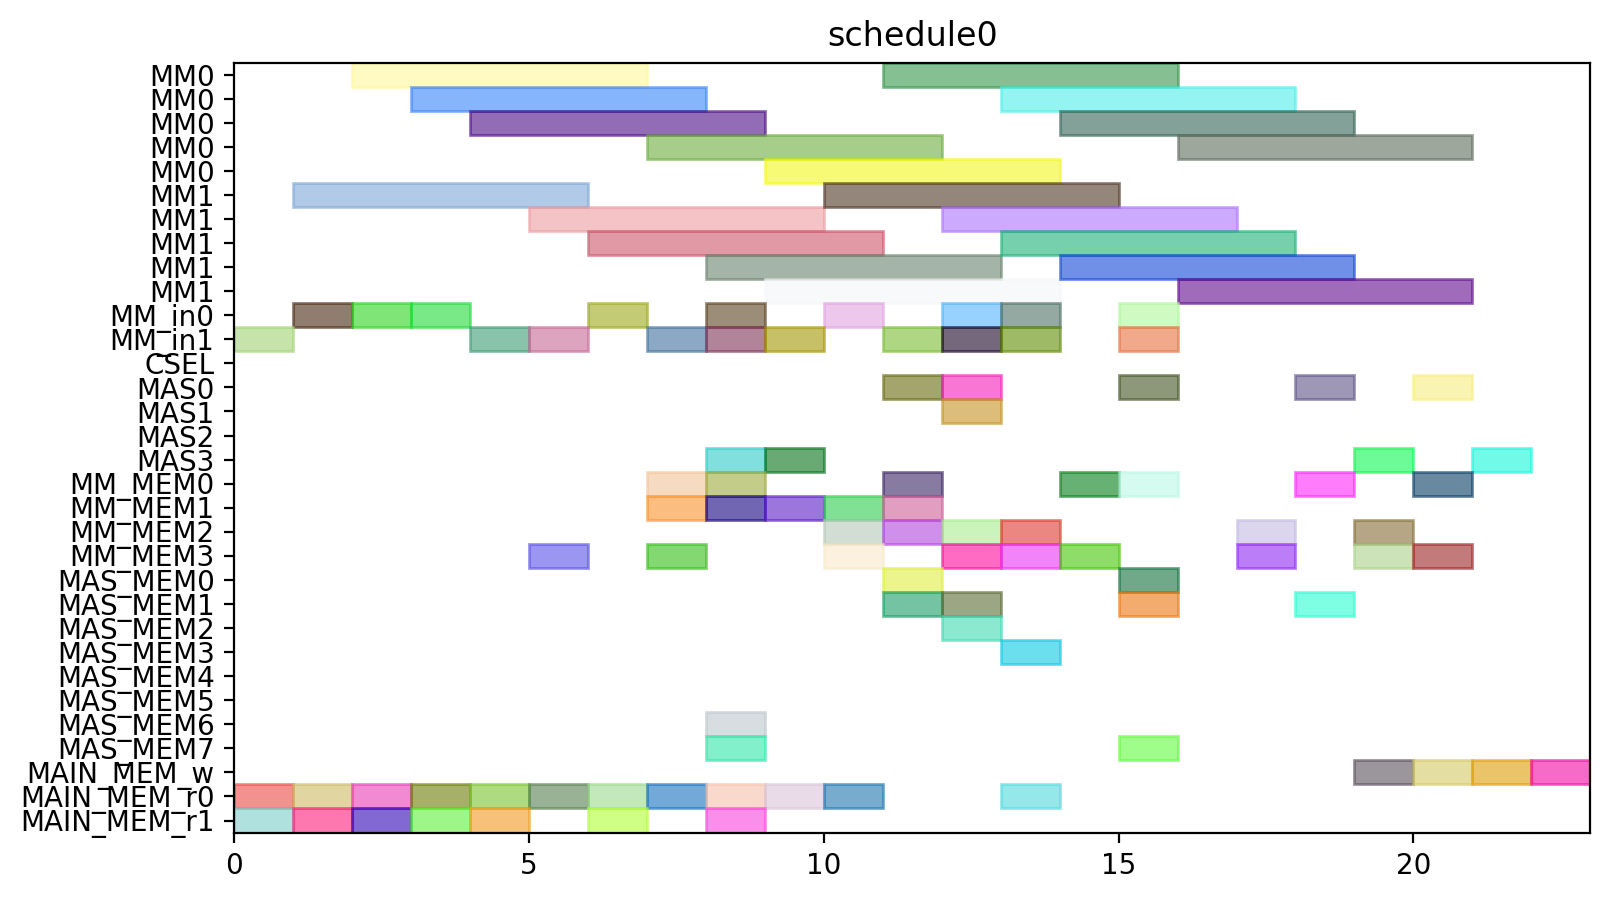

Write the Python code that produced this figure.
from pyschedule import Scenario, solvers, plotters, alt


def solve():
	horizon = 120
	S = Scenario("schedule0", horizon=horizon)

	# resource
	MM = S.Resources('MM', num=2, size=5)
	MM_in = S.Resources('MM_in', num=2)
	CSEL = S.Resource('CSEL')
	MAS = S.Resources('MAS', num=4, size=1, periods=range(1, horizon))
	MM_MEM = S.Resources('MM_MEM', num=4)
	MAS_MEM = S.Resources('MAS_MEM', num=8)
	MAIN_MEM_w = S.Resource('MAIN_MEM_w', size=1)
	MAIN_MEM_r = S.Resources('MAIN_MEM_r', num=2)

	# result of previous scheduling

	# new tasks
	T1 = S.Task('T1', length=5, delay_cost=1)
	T1 += alt(MM)
	T1_in = S.Task('T1_in', length=1, delay_cost=1)
	T1_in += alt(MM_in)
	S += T1_in*MM_in[0]<=T1*MM[0]
	S += T1_in*MM_in[1]<=T1*MM[1]
	T1_mem0 = S.Task('T1_mem0', length=1, delay_cost=1)
	T1_mem0 += MAIN_MEM_r[0]
	S += T1_mem0 <= T1

	T1_mem1 = S.Task('T1_mem1', length=1, delay_cost=1)
	T1_mem1 += MAIN_MEM_r[1]
	S += T1_mem1 <= T1

	T2 = S.Task('T2', length=5, delay_cost=1)
	T2 += alt(MM)
	T2_in = S.Task('T2_in', length=1, delay_cost=1)
	T2_in += alt(MM_in)
	S += T2_in*MM_in[0]<=T2*MM[0]
	S += T2_in*MM_in[1]<=T2*MM[1]
	T2_mem0 = S.Task('T2_mem0', length=1, delay_cost=1)
	T2_mem0 += MAIN_MEM_r[0]
	S += T2_mem0 <= T2

	T2_mem1 = S.Task('T2_mem1', length=1, delay_cost=1)
	T2_mem1 += MAIN_MEM_r[1]
	S += T2_mem1 <= T2

	T3 = S.Task('T3', length=5, delay_cost=1)
	T3 += alt(MM)
	T3_in = S.Task('T3_in', length=1, delay_cost=1)
	T3_in += alt(MM_in)
	S += T3_in*MM_in[0]<=T3*MM[0]
	S += T3_in*MM_in[1]<=T3*MM[1]
	T3_mem0 = S.Task('T3_mem0', length=1, delay_cost=1)
	T3_mem0 += MAIN_MEM_r[0]
	S += T3_mem0 <= T3

	T3_mem1 = S.Task('T3_mem1', length=1, delay_cost=1)
	T3_mem1 += MAIN_MEM_r[1]
	S += T3_mem1 <= T3

	T4 = S.Task('T4', length=5, delay_cost=1)
	T4 += alt(MM)
	T4_in = S.Task('T4_in', length=1, delay_cost=1)
	T4_in += alt(MM_in)
	S += T4_in*MM_in[0]<=T4*MM[0]
	S += T4_in*MM_in[1]<=T4*MM[1]
	T4_mem0 = S.Task('T4_mem0', length=1, delay_cost=1)
	T4_mem0 += MAIN_MEM_r[0]
	S += T4_mem0 <= T4

	T4_mem1 = S.Task('T4_mem1', length=1, delay_cost=1)
	T4_mem1 += MAIN_MEM_r[1]
	S += T4_mem1 <= T4

	T5 = S.Task('T5', length=5, delay_cost=1)
	T5 += alt(MM)
	T5_in = S.Task('T5_in', length=1, delay_cost=1)
	T5_in += alt(MM_in)
	S += T5_in*MM_in[0]<=T5*MM[0]
	S += T5_in*MM_in[1]<=T5*MM[1]
	T5_mem0 = S.Task('T5_mem0', length=1, delay_cost=1)
	T5_mem0 += MAIN_MEM_r[0]
	S += T5_mem0 <= T5

	T5_mem1 = S.Task('T5_mem1', length=1, delay_cost=1)
	T5_mem1 += MAIN_MEM_r[1]
	S += T5_mem1 <= T5

	T6 = S.Task('T6', length=5, delay_cost=1)
	T6 += alt(MM)
	T6_in = S.Task('T6_in', length=1, delay_cost=1)
	T6_in += alt(MM_in)
	S += T6_in*MM_in[0]<=T6*MM[0]
	S += T6_in*MM_in[1]<=T6*MM[1]
	T6_mem0 = S.Task('T6_mem0', length=1, delay_cost=1)
	T6_mem0 += MAIN_MEM_r[0]
	S += T6_mem0 <= T6

	T6_mem1 = S.Task('T6_mem1', length=1, delay_cost=1)
	T6_mem1 += MAIN_MEM_r[1]
	S += T6_mem1 <= T6

	T7 = S.Task('T7', length=5, delay_cost=1)
	T7 += alt(MM)
	T7_in = S.Task('T7_in', length=1, delay_cost=1)
	T7_in += alt(MM_in)
	S += T7_in*MM_in[0]<=T7*MM[0]
	S += T7_in*MM_in[1]<=T7*MM[1]
	T7_mem0 = S.Task('T7_mem0', length=1, delay_cost=1)
	T7_mem0 += MAIN_MEM_r[0]
	S += T7_mem0 <= T7

	T7_mem1 = S.Task('T7_mem1', length=1, delay_cost=1)
	T7_mem1 += MAIN_MEM_r[1]
	S += T7_mem1 <= T7

	T8 = S.Task('T8', length=5, delay_cost=1)
	T8 += alt(MM)
	T8_in = S.Task('T8_in', length=1, delay_cost=1)
	T8_in += alt(MM_in)
	S += T8_in*MM_in[0]<=T8*MM[0]
	S += T8_in*MM_in[1]<=T8*MM[1]
	T8_mem0 = S.Task('T8_mem0', length=1, delay_cost=1)
	T8_mem0 += MAIN_MEM_r[0]
	S += T8_mem0 <= T8

	T8_mem1 = S.Task('T8_mem1', length=1, delay_cost=1)
	T8_mem1 += alt(MM_MEM)
	S += (T1*MM[0])-1 < T8_mem1*MM_MEM[1]
	S += (T1*MM[1])-1 < T8_mem1*MM_MEM[3]
	S += T8_mem1 <= T8

	T9 = S.Task('T9', length=5, delay_cost=1)
	T9 += alt(MM)
	T9_in = S.Task('T9_in', length=1, delay_cost=1)
	T9_in += alt(MM_in)
	S += T9_in*MM_in[0]<=T9*MM[0]
	S += T9_in*MM_in[1]<=T9*MM[1]
	T9_mem0 = S.Task('T9_mem0', length=1, delay_cost=1)
	T9_mem0 += MAIN_MEM_r[0]
	S += T9_mem0 <= T9

	T9_mem1 = S.Task('T9_mem1', length=1, delay_cost=1)
	T9_mem1 += alt(MM_MEM)
	S += (T1*MM[0])-1 < T9_mem1*MM_MEM[1]
	S += (T1*MM[1])-1 < T9_mem1*MM_MEM[3]
	S += T9_mem1 <= T9

	T10 = S.Task('T10', length=5, delay_cost=1)
	T10 += alt(MM)
	T10_in = S.Task('T10_in', length=1, delay_cost=1)
	T10_in += alt(MM_in)
	S += T10_in*MM_in[0]<=T10*MM[0]
	S += T10_in*MM_in[1]<=T10*MM[1]
	T10_mem0 = S.Task('T10_mem0', length=1, delay_cost=1)
	T10_mem0 += MAIN_MEM_r[0]
	S += T10_mem0 <= T10

	T10_mem1 = S.Task('T10_mem1', length=1, delay_cost=1)
	T10_mem1 += alt(MM_MEM)
	S += (T3*MM[0])-1 < T10_mem1*MM_MEM[1]
	S += (T3*MM[1])-1 < T10_mem1*MM_MEM[3]
	S += T10_mem1 <= T10

	T11 = S.Task('T11', length=5, delay_cost=1)
	T11 += alt(MM)
	T11_in = S.Task('T11_in', length=1, delay_cost=1)
	T11_in += alt(MM_in)
	S += T11_in*MM_in[0]<=T11*MM[0]
	S += T11_in*MM_in[1]<=T11*MM[1]
	T11_mem0 = S.Task('T11_mem0', length=1, delay_cost=1)
	T11_mem0 += MAIN_MEM_r[0]
	S += T11_mem0 <= T11

	T11_mem1 = S.Task('T11_mem1', length=1, delay_cost=1)
	T11_mem1 += alt(MM_MEM)
	S += (T3*MM[0])-1 < T11_mem1*MM_MEM[1]
	S += (T3*MM[1])-1 < T11_mem1*MM_MEM[3]
	S += T11_mem1 <= T11

	T12 = S.Task('T12', length=1, delay_cost=1)
	T12 += alt(MAS)
	T12_mem0 = S.Task('T12_mem0', length=1, delay_cost=1)
	T12_mem0 += alt(MM_MEM)
	S += (T4*MM[0])-1 < T12_mem0*MM_MEM[0]
	S += (T4*MM[1])-1 < T12_mem0*MM_MEM[2]
	S += T12_mem0 <= T12

	T12_mem1 = S.Task('T12_mem1', length=1, delay_cost=1)
	T12_mem1 += alt(MM_MEM)
	S += (T2*MM[0])-1 < T12_mem1*MM_MEM[1]
	S += (T2*MM[1])-1 < T12_mem1*MM_MEM[3]
	S += T12_mem1 <= T12

	T13 = S.Task('T13', length=1, delay_cost=1)
	T13 += alt(MAS)
	T13_mem0 = S.Task('T13_mem0', length=1, delay_cost=1)
	T13_mem0 += alt(MM_MEM)
	S += (T4*MM[0])-1 < T13_mem0*MM_MEM[0]
	S += (T4*MM[1])-1 < T13_mem0*MM_MEM[2]
	S += T13_mem0 <= T13

	T13_mem1 = S.Task('T13_mem1', length=1, delay_cost=1)
	T13_mem1 += alt(MM_MEM)
	S += (T2*MM[0])-1 < T13_mem1*MM_MEM[1]
	S += (T2*MM[1])-1 < T13_mem1*MM_MEM[3]
	S += T13_mem1 <= T13

	T15 = S.Task('T15', length=1, delay_cost=1)
	T15 += alt(MAS)
	T15_mem0 = S.Task('T15_mem0', length=1, delay_cost=1)
	T15_mem0 += alt(MM_MEM)
	S += (T7*MM[0])-1 < T15_mem0*MM_MEM[0]
	S += (T7*MM[1])-1 < T15_mem0*MM_MEM[2]
	S += T15_mem0 <= T15

	T15_mem1 = S.Task('T15_mem1', length=1, delay_cost=1)
	T15_mem1 += alt(MM_MEM)
	S += (T7*MM[0])-1 < T15_mem1*MM_MEM[1]
	S += (T7*MM[1])-1 < T15_mem1*MM_MEM[3]
	S += T15_mem1 <= T15

	T14 = S.Task('T14', length=5, delay_cost=1)
	T14 += alt(MM)
	T14_in = S.Task('T14_in', length=1, delay_cost=1)
	T14_in += alt(MM_in)
	S += T14_in*MM_in[0]<=T14*MM[0]
	S += T14_in*MM_in[1]<=T14*MM[1]
	T14_mem0 = S.Task('T14_mem0', length=1, delay_cost=1)
	T14_mem0 += alt(MAS_MEM)
	S += (T13*MAS[0])-1 < T14_mem0*MAS_MEM[0]
	S += (T13*MAS[1])-1 < T14_mem0*MAS_MEM[2]
	S += (T13*MAS[2])-1 < T14_mem0*MAS_MEM[4]
	S += (T13*MAS[3])-1 < T14_mem0*MAS_MEM[6]
	S += T14_mem0 <= T14

	T14_mem1 = S.Task('T14_mem1', length=1, delay_cost=1)
	T14_mem1 += alt(MAS_MEM)
	S += (T13*MAS[0])-1 < T14_mem1*MAS_MEM[1]
	S += (T13*MAS[1])-1 < T14_mem1*MAS_MEM[3]
	S += (T13*MAS[2])-1 < T14_mem1*MAS_MEM[5]
	S += (T13*MAS[3])-1 < T14_mem1*MAS_MEM[7]
	S += T14_mem1 <= T14

	T16 = S.Task('T16', length=5, delay_cost=1)
	T16 += alt(MM)
	T16_in = S.Task('T16_in', length=1, delay_cost=1)
	T16_in += alt(MM_in)
	S += T16_in*MM_in[0]<=T16*MM[0]
	S += T16_in*MM_in[1]<=T16*MM[1]
	T16_mem0 = S.Task('T16_mem0', length=1, delay_cost=1)
	T16_mem0 += alt(MM_MEM)
	S += (T1*MM[0])-1 < T16_mem0*MM_MEM[0]
	S += (T1*MM[1])-1 < T16_mem0*MM_MEM[2]
	S += T16_mem0 <= T16

	T16_mem1 = S.Task('T16_mem1', length=1, delay_cost=1)
	T16_mem1 += alt(MM_MEM)
	S += (T8*MM[0])-1 < T16_mem1*MM_MEM[1]
	S += (T8*MM[1])-1 < T16_mem1*MM_MEM[3]
	S += T16_mem1 <= T16

	T17 = S.Task('T17', length=5, delay_cost=1)
	T17 += alt(MM)
	T17_in = S.Task('T17_in', length=1, delay_cost=1)
	T17_in += alt(MM_in)
	S += T17_in*MM_in[0]<=T17*MM[0]
	S += T17_in*MM_in[1]<=T17*MM[1]
	T17_mem0 = S.Task('T17_mem0', length=1, delay_cost=1)
	T17_mem0 += alt(MM_MEM)
	S += (T8*MM[0])-1 < T17_mem0*MM_MEM[0]
	S += (T8*MM[1])-1 < T17_mem0*MM_MEM[2]
	S += T17_mem0 <= T17

	T17_mem1 = S.Task('T17_mem1', length=1, delay_cost=1)
	T17_mem1 += alt(MAS_MEM)
	S += (T15*MAS[0])-1 < T17_mem1*MAS_MEM[1]
	S += (T15*MAS[1])-1 < T17_mem1*MAS_MEM[3]
	S += (T15*MAS[2])-1 < T17_mem1*MAS_MEM[5]
	S += (T15*MAS[3])-1 < T17_mem1*MAS_MEM[7]
	S += T17_mem1 <= T17

	T18 = S.Task('T18', length=1, delay_cost=1)
	T18 += alt(MAS)
	T18_mem0 = S.Task('T18_mem0', length=1, delay_cost=1)
	T18_mem0 += alt(MM_MEM)
	S += (T5*MM[0])-1 < T18_mem0*MM_MEM[0]
	S += (T5*MM[1])-1 < T18_mem0*MM_MEM[2]
	S += T18_mem0 <= T18

	T18_mem1 = S.Task('T18_mem1', length=1, delay_cost=1)
	T18_mem1 += alt(MM_MEM)
	S += (T9*MM[0])-1 < T18_mem1*MM_MEM[1]
	S += (T9*MM[1])-1 < T18_mem1*MM_MEM[3]
	S += T18_mem1 <= T18

	T19 = S.Task('T19', length=1, delay_cost=1)
	T19 += alt(MAS)
	T19_mem0 = S.Task('T19_mem0', length=1, delay_cost=1)
	T19_mem0 += alt(MM_MEM)
	S += (T5*MM[0])-1 < T19_mem0*MM_MEM[0]
	S += (T5*MM[1])-1 < T19_mem0*MM_MEM[2]
	S += T19_mem0 <= T19

	T19_mem1 = S.Task('T19_mem1', length=1, delay_cost=1)
	T19_mem1 += alt(MM_MEM)
	S += (T9*MM[0])-1 < T19_mem1*MM_MEM[1]
	S += (T9*MM[1])-1 < T19_mem1*MM_MEM[3]
	S += T19_mem1 <= T19

	T21 = S.Task('T21', length=1, delay_cost=1)
	T21 += alt(MAS)
	T21_mem0 = S.Task('T21_mem0', length=1, delay_cost=1)
	T21_mem0 += alt(MM_MEM)
	S += (T6*MM[0])-1 < T21_mem0*MM_MEM[0]
	S += (T6*MM[1])-1 < T21_mem0*MM_MEM[2]
	S += T21_mem0 <= T21

	T21_mem1 = S.Task('T21_mem1', length=1, delay_cost=1)
	T21_mem1 += alt(MM_MEM)
	S += (T10*MM[0])-1 < T21_mem1*MM_MEM[1]
	S += (T10*MM[1])-1 < T21_mem1*MM_MEM[3]
	S += T21_mem1 <= T21

	T24 = S.Task('T24', length=5, delay_cost=1)
	T24 += alt(MM)
	T24_in = S.Task('T24_in', length=1, delay_cost=1)
	T24_in += alt(MM_in)
	S += T24_in*MM_in[0]<=T24*MM[0]
	S += T24_in*MM_in[1]<=T24*MM[1]
	T24_mem0 = S.Task('T24_mem0', length=1, delay_cost=1)
	T24_mem0 += alt(MM_MEM)
	S += (T11*MM[0])-1 < T24_mem0*MM_MEM[0]
	S += (T11*MM[1])-1 < T24_mem0*MM_MEM[2]
	S += T24_mem0 <= T24

	T24_mem1 = S.Task('T24_mem1', length=1, delay_cost=1)
	T24_mem1 += alt(MAS_MEM)
	S += (T12*MAS[0])-1 < T24_mem1*MAS_MEM[1]
	S += (T12*MAS[1])-1 < T24_mem1*MAS_MEM[3]
	S += (T12*MAS[2])-1 < T24_mem1*MAS_MEM[5]
	S += (T12*MAS[3])-1 < T24_mem1*MAS_MEM[7]
	S += T24_mem1 <= T24

	T20 = S.Task('T20', length=5, delay_cost=1)
	T20 += alt(MM)
	T20_in = S.Task('T20_in', length=1, delay_cost=1)
	T20_in += alt(MM_in)
	S += T20_in*MM_in[0]<=T20*MM[0]
	S += T20_in*MM_in[1]<=T20*MM[1]
	T20_mem0 = S.Task('T20_mem0', length=1, delay_cost=1)
	T20_mem0 += alt(MAS_MEM)
	S += (T15*MAS[0])-1 < T20_mem0*MAS_MEM[0]
	S += (T15*MAS[1])-1 < T20_mem0*MAS_MEM[2]
	S += (T15*MAS[2])-1 < T20_mem0*MAS_MEM[4]
	S += (T15*MAS[3])-1 < T20_mem0*MAS_MEM[6]
	S += T20_mem0 <= T20

	T20_mem1 = S.Task('T20_mem1', length=1, delay_cost=1)
	T20_mem1 += alt(MAS_MEM)
	S += (T18*MAS[0])-1 < T20_mem1*MAS_MEM[1]
	S += (T18*MAS[1])-1 < T20_mem1*MAS_MEM[3]
	S += (T18*MAS[2])-1 < T20_mem1*MAS_MEM[5]
	S += (T18*MAS[3])-1 < T20_mem1*MAS_MEM[7]
	S += T20_mem1 <= T20

	T22 = S.Task('T22', length=5, delay_cost=1)
	T22 += alt(MM)
	T22_in = S.Task('T22_in', length=1, delay_cost=1)
	T22_in += alt(MM_in)
	S += T22_in*MM_in[0]<=T22*MM[0]
	S += T22_in*MM_in[1]<=T22*MM[1]
	T22_mem0 = S.Task('T22_mem0', length=1, delay_cost=1)
	T22_mem0 += alt(MAS_MEM)
	S += (T21*MAS[0])-1 < T22_mem0*MAS_MEM[0]
	S += (T21*MAS[1])-1 < T22_mem0*MAS_MEM[2]
	S += (T21*MAS[2])-1 < T22_mem0*MAS_MEM[4]
	S += (T21*MAS[3])-1 < T22_mem0*MAS_MEM[6]
	S += T22_mem0 <= T22

	T22_mem1 = S.Task('T22_mem1', length=1, delay_cost=1)
	T22_mem1 += alt(MAS_MEM)
	S += (T21*MAS[0])-1 < T22_mem1*MAS_MEM[1]
	S += (T21*MAS[1])-1 < T22_mem1*MAS_MEM[3]
	S += (T21*MAS[2])-1 < T22_mem1*MAS_MEM[5]
	S += (T21*MAS[3])-1 < T22_mem1*MAS_MEM[7]
	S += T22_mem1 <= T22

	T23 = S.Task('T23', length=5, delay_cost=1)
	T23 += alt(MM)
	T23_in = S.Task('T23_in', length=1, delay_cost=1)
	T23_in += alt(MM_in)
	S += T23_in*MM_in[0]<=T23*MM[0]
	S += T23_in*MM_in[1]<=T23*MM[1]
	T23_mem0 = S.Task('T23_mem0', length=1, delay_cost=1)
	T23_mem0 += alt(MAS_MEM)
	S += (T19*MAS[0])-1 < T23_mem0*MAS_MEM[0]
	S += (T19*MAS[1])-1 < T23_mem0*MAS_MEM[2]
	S += (T19*MAS[2])-1 < T23_mem0*MAS_MEM[4]
	S += (T19*MAS[3])-1 < T23_mem0*MAS_MEM[6]
	S += T23_mem0 <= T23

	T23_mem1 = S.Task('T23_mem1', length=1, delay_cost=1)
	T23_mem1 += alt(MAS_MEM)
	S += (T19*MAS[0])-1 < T23_mem1*MAS_MEM[1]
	S += (T19*MAS[1])-1 < T23_mem1*MAS_MEM[3]
	S += (T19*MAS[2])-1 < T23_mem1*MAS_MEM[5]
	S += (T19*MAS[3])-1 < T23_mem1*MAS_MEM[7]
	S += T23_mem1 <= T23

	Z2_new = S.Task('Z2_new', length=5, delay_cost=1)
	Z2_new += alt(MM)
	Z2_new_in = S.Task('Z2_new_in', length=1, delay_cost=1)
	Z2_new_in += alt(MM_in)
	S += Z2_new_in*MM_in[0]<=Z2_new*MM[0]
	S += Z2_new_in*MM_in[1]<=Z2_new*MM[1]
	S += 0<Z2_new

	Z2_new_w = S.Task('Z2_new_w', length=1, delay_cost=1)
	Z2_new_w += alt(MAIN_MEM_w)
	S += Z2_new <= Z2_new_w

	Z2_new_mem0 = S.Task('Z2_new_mem0', length=1, delay_cost=1)
	Z2_new_mem0 += MAIN_MEM_r[0]
	S += Z2_new_mem0 <= Z2_new

	Z2_new_mem1 = S.Task('Z2_new_mem1', length=1, delay_cost=1)
	Z2_new_mem1 += alt(MM_MEM)
	S += (T14*MM[0])-1 < Z2_new_mem1*MM_MEM[1]
	S += (T14*MM[1])-1 < Z2_new_mem1*MM_MEM[3]
	S += Z2_new_mem1 <= Z2_new

	T25 = S.Task('T25', length=1, delay_cost=1)
	T25 += alt(MAS)
	T25_mem0 = S.Task('T25_mem0', length=1, delay_cost=1)
	T25_mem0 += alt(MM_MEM)
	S += (T20*MM[0])-1 < T25_mem0*MM_MEM[0]
	S += (T20*MM[1])-1 < T25_mem0*MM_MEM[2]
	S += T25_mem0 <= T25

	T25_mem1 = S.Task('T25_mem1', length=1, delay_cost=1)
	T25_mem1 += alt(MM_MEM)
	S += (T20*MM[0])-1 < T25_mem1*MM_MEM[1]
	S += (T20*MM[1])-1 < T25_mem1*MM_MEM[3]
	S += T25_mem1 <= T25

	X2_new = S.Task('X2_new', length=1, delay_cost=1)
	X2_new += alt(MAS)
	S += 0<X2_new

	X2_new_w = S.Task('X2_new_w', length=1, delay_cost=1)
	X2_new_w += alt(MAIN_MEM_w)
	S += X2_new <= X2_new_w

	X2_new_mem0 = S.Task('X2_new_mem0', length=1, delay_cost=1)
	X2_new_mem0 += alt(MM_MEM)
	S += (T22*MM[0])-1 < X2_new_mem0*MM_MEM[0]
	S += (T22*MM[1])-1 < X2_new_mem0*MM_MEM[2]
	S += X2_new_mem0 <= X2_new

	X2_new_mem1 = S.Task('X2_new_mem1', length=1, delay_cost=1)
	X2_new_mem1 += alt(MM_MEM)
	S += (T24*MM[0])-1 < X2_new_mem1*MM_MEM[1]
	S += (T24*MM[1])-1 < X2_new_mem1*MM_MEM[3]
	S += X2_new_mem1 <= X2_new

	X1_new = S.Task('X1_new', length=1, delay_cost=1)
	X1_new += alt(MAS)
	S += 0<X1_new

	X1_new_w = S.Task('X1_new_w', length=1, delay_cost=1)
	X1_new_w += alt(MAIN_MEM_w)
	S += X1_new <= X1_new_w

	X1_new_mem0 = S.Task('X1_new_mem0', length=1, delay_cost=1)
	X1_new_mem0 += alt(MM_MEM)
	S += (T23*MM[0])-1 < X1_new_mem0*MM_MEM[0]
	S += (T23*MM[1])-1 < X1_new_mem0*MM_MEM[2]
	S += X1_new_mem0 <= X1_new

	X1_new_mem1 = S.Task('X1_new_mem1', length=1, delay_cost=1)
	X1_new_mem1 += alt(MM_MEM)
	S += (T17*MM[0])-1 < X1_new_mem1*MM_MEM[1]
	S += (T17*MM[1])-1 < X1_new_mem1*MM_MEM[3]
	S += X1_new_mem1 <= X1_new

	Z1_new = S.Task('Z1_new', length=1, delay_cost=1)
	Z1_new += alt(MAS)
	S += 0<Z1_new

	Z1_new_w = S.Task('Z1_new_w', length=1, delay_cost=1)
	Z1_new_w += alt(MAIN_MEM_w)
	S += Z1_new <= Z1_new_w

	Z1_new_mem0 = S.Task('Z1_new_mem0', length=1, delay_cost=1)
	Z1_new_mem0 += alt(MM_MEM)
	S += (T16*MM[0])-1 < Z1_new_mem0*MM_MEM[0]
	S += (T16*MM[1])-1 < Z1_new_mem0*MM_MEM[2]
	S += Z1_new_mem0 <= Z1_new

	Z1_new_mem1 = S.Task('Z1_new_mem1', length=1, delay_cost=1)
	Z1_new_mem1 += alt(MAS_MEM)
	S += (T25*MAS[0])-1 < Z1_new_mem1*MAS_MEM[1]
	S += (T25*MAS[1])-1 < Z1_new_mem1*MAS_MEM[3]
	S += (T25*MAS[2])-1 < Z1_new_mem1*MAS_MEM[5]
	S += (T25*MAS[3])-1 < Z1_new_mem1*MAS_MEM[7]
	S += Z1_new_mem1 <= Z1_new

	solvers.mip.solve(S,msg=1,kind='CPLEX',ratio_gap=1.01)

	solution = [['hoge']*len(S.solution()[1]) for i in range(len(S.solution()))]
	for i in range(len(S.solution())):
		for j in range(len(S.solution()[i])):
			solution[i][j]=str(S.solution()[i][j])
	print(solution)

	cycles = int(solution[-1][3])

	pic_file_name = "/home/mfukuda/ABE/multiRAM_multiMAS_16mux/scheduling_result/stage5MM2_stage1MAS4/EP_LADDERMUL/schedule0.png"
	if(S.solution() != []):
		plotters.matplotlib.plot(S,img_filename=pic_file_name, show_task_labels=False, fig_size=(cycles*0.25+3, 5))

	return solution
